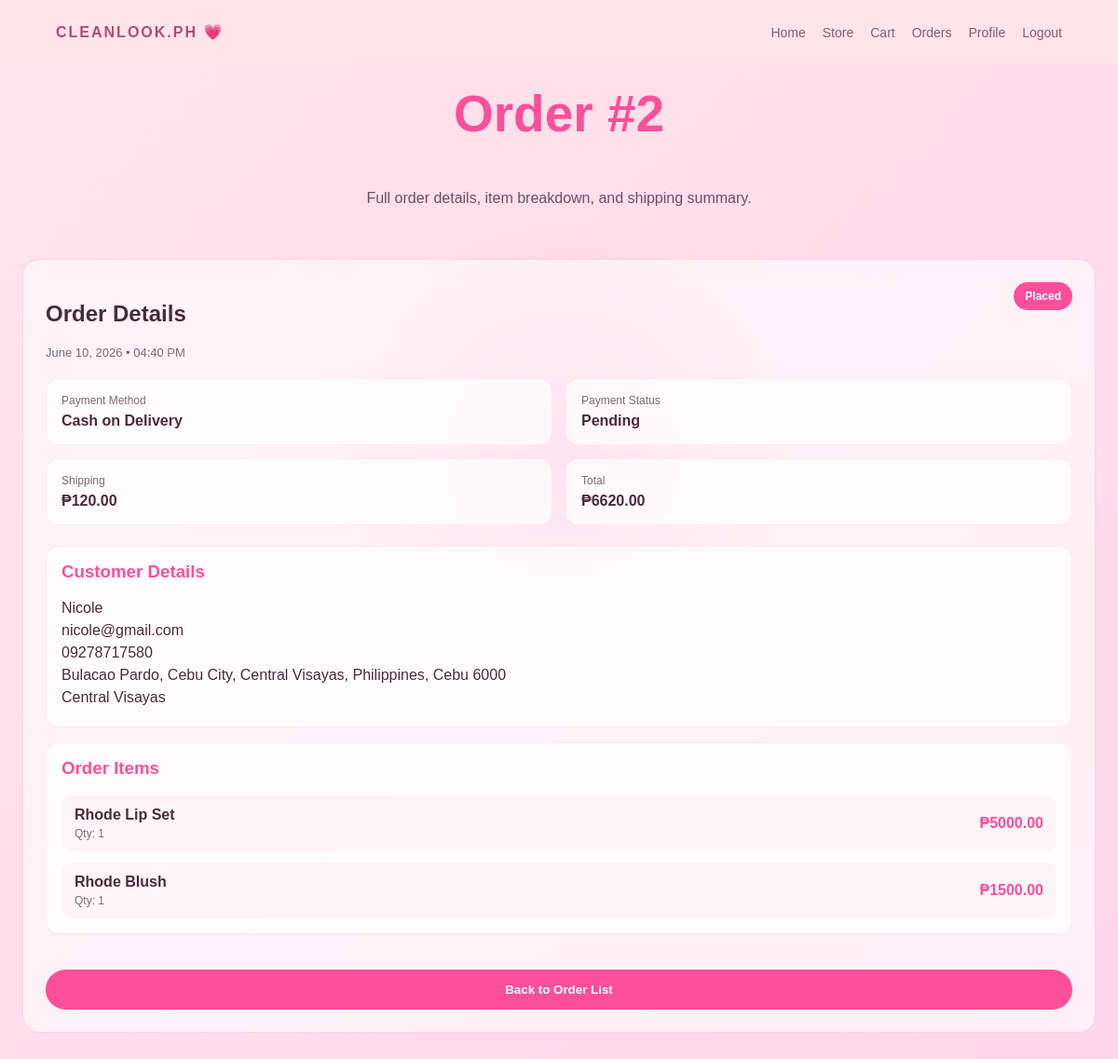
The app's page /orders/2/ (signed in) with its own data.
### checkout/models.py (models this page shows, shortened)
class Order(models.Model):
	class PaymentMethod(models.TextChoices):
		COD = "cod", "Cash on Delivery"
		GCASH = "gcash", "GCash"
		CARD = "card", "Card"
	class PaymentStatus(models.TextChoices):
		PENDING = "pending", "Pending"
		PAID = "paid", "Paid"
		FAILED = "failed", "Failed"
	class Status(models.TextChoices):
		PLACED = "placed", "Placed"
		PROCESSING = "processing", "Processing"
		COMPLETED = "completed", "Completed"
		CANCELLED = "cancelled", "Cancelled"
	user = models.ForeignKey(
		settings.AUTH_USER_MODEL,
		on_delete=models.CASCADE,
		related_name="orders"
	)
	full_name = models.CharField(max_length=255)
	email = models.EmailField()
	phone = models.CharField(max_length=32)
	address = models.CharField(max_length=255)
	city = models.CharField(max_length=100)
	province = models.CharField(max_length=100)
	zip_code = models.CharField(max_length=20)
	region = models.CharField(max_length=100, blank=True, default="")
	payment_method = models.CharField(
		max_length=20,
		choices=PaymentMethod.choices
	)
	payment_status = models.CharField(
		max_length=20,
		choices=PaymentStatus.choices,
		default=PaymentStatus.PENDING
	)
	status = models.CharField(
		max_length=20,
		choices=Status.choices,
		default=Status.PLACED
	)
	subtotal = models.DecimalField(max_digits=10, decimal_places=2)
	shipping_fee = models.DecimalField(max_digits=10, decimal_places=2, default=Decimal("120.00"))
	total = models.DecimalField(max_digits=10, decimal_places=2)
	gateway_provider = models.CharField(max_length=32, blank=True, default="")
	gateway_checkout_session_id = models.CharField(max_length=255, blank=True, default="", db_index=True)
	gateway_checkout_url = models.URLField(blank=True, default="")
	payment_details = models.JSONField(default=dict, blank=True)
	inventory_released = models.BooleanField(default=False)
	created_at = models.DateTimeField(auto_now_add=True)
	updated_at = models.DateTimeField(auto_now=True)

class OrderItem(models.Model):
	order = models.ForeignKey(Order, on_delete=models.CASCADE, related_name="items")
	product = models.ForeignKey(Product, on_delete=models.SET_NULL, null=True, blank=True)
	product_name = models.CharField(max_length=255)
	product_price = models.DecimalField(max_digits=10, decimal_places=2)
	quantity = models.PositiveIntegerField()
	line_total = models.DecimalField(max_digits=10, decimal_places=2)

### checkout/views.py (the view)
# urls.py: path("orders/<int:order_id>/", views.order_detail_view, name="order_detail"),
@login_required
def order_detail_view(request, order_id):
    order = get_object_or_404(
        request.user.orders.prefetch_related("items__product"),
        pk=order_id
    )
    return render(request, "checkout/order_detail.html", {
        "order": order,
    })

### checkout/templates/checkout/order_detail.html (shortened to what this page needs)
{% extends "checkout/base_checkout.html" %}
{% block content %}
<section class="cart-header">
    <h1>Order #{{ order.id }}</h1>
    <p>Full order details, item breakdown, and shipping summary.</p>
</section>
<section class="orders-layout">
    <main class="orders-detail-panel">
        <div class="panel-card">
            <div class="detail-head">
                <div>
                    <h2>Order Details</h2>
                    <p>{{ order.created_at|date:"F d, Y • h:i A" }}</p>
                </div>
                <span class="status-pill">{{ order.get_status_display }}</span>
            </div>
            <div class="order-meta-grid">
                <div>
                    <span class="meta-label">Payment Method</span>
                    <strong>{{ order.get_payment_method_display }}</strong>
                </div>
                <div>
                    <span class="meta-label">Payment Status</span>
                    <strong>{{ order.get_payment_status_display }}</strong>
                </div>
                <div>
                    <span class="meta-label">Shipping</span>
                    <strong>₱{{ order.shipping_fee }}</strong>
                </div>
                <div>
                    <span class="meta-label">Total</span>
                    <strong>₱{{ order.total }}</strong>
                </div>
            </div>
            <div class="detail-section">
                <h3>Customer Details</h3>
                <p>{{ order.full_name }}</p>
                <p>{{ order.email }}</p>
                <p>{{ order.phone }}</p>
                <p>{{ order.address }}, {{ order.city }}, {{ order.province }} {{ order.zip_code }}</p>
                <p>{{ order.region }}</p>
            </div>
            <div class="detail-section">
                <h3>Order Items</h3>
                <div class="order-items-list">
                    {% for item in order.items.all %}
                        <div class="order-item-row">
                            <div>
                                <strong>{{ item.product_name }}</strong>
                                <p>Qty: {{ item.quantity }}</p>
                            </div>
                            <span>₱{{ item.line_total }}</span>
                        </div>
                    {% endfor %}
                </div>
            </div>
            <div class="detail-actions">
                <button class="checkout-btn" onclick="window.location.href='/orders/'">Back to Order List</button>
            </div>
        </div>
    </main>
</section>
{% endblock %}

### cart/static/cart/cart.css (style rules this page uses)
body { margin: 0; font-family: Arial, sans-serif; background: linear-gradient(135deg, #ffe4ec, #ffd6e8); color: #4a2b3a; animation: pageFade 0.6s ease-out; }
body::before { content: ""; position: fixed; width: 500px; height: 500px; background: radial-gradient(circle, rgba(255,79,154,0.25), transparent 70%); top: 20%; left: 50%; transform: translateX(-50%); animation: floatGlow 7s ease-in-out infinite; z-index: 0; }
.cart-header { text-align: center; padding: 40px 20px; position: relative; z-index: 2; animation: headerUp 0.8s ease-out; }
.cart-header h1 { font-size: 55px; margin: 50px; color: #ff4f9a; }
.cart-header p { opacity: 0.8; }
.checkout-btn { width: 100%; padding: 14px; border: none; border-radius: 30px; background: #ff4f9a; color: white; font-weight: bold; margin-top: 20px; cursor: pointer; transition: 0.3s ease; }

### checkout/static/checkout/checkout.css (style rules this page uses)
.orders-layout { display: grid; grid-template-columns: 1fr; gap: 24px; padding: 0 24px 80px; position: relative; z-index: 2; min-height: calc(100vh - 160px); }
.panel-card { background: rgba(255, 255, 255, 0.6); backdrop-filter: blur(12px); border-radius: 18px; padding: 24px; border: 1px solid rgba(255, 79, 154, 0.2); }
.orders-list-panel, .orders-detail-panel { min-width: 0; }
.order-list-item span, .order-item-row span { font-weight: bold; color: #ff4f9a; }
.detail-head { display: flex; justify-content: space-between; gap: 16px; align-items: flex-start; margin-bottom: 20px; }
.detail-head p { margin: 4px 0 0; opacity: 0.7; font-size: 13px; }
.status-pill { display: inline-flex; align-items: center; padding: 8px 12px; border-radius: 999px; background: #ff4f9a; color: #fff; font-size: 12px; font-weight: bold; }
.order-meta-grid { display: grid; grid-template-columns: repeat(2, minmax(0, 1fr)); gap: 14px; margin-bottom: 22px; }
.order-meta-grid > div, .detail-section { background: rgba(255, 255, 255, 0.72); border-radius: 14px; padding: 16px; border: 1px solid rgba(255, 79, 154, 0.1); }
.meta-label { display: block; font-size: 12px; opacity: 0.7; margin-bottom: 6px; }
.detail-section { margin-bottom: 16px; }
.detail-section h3 { margin-top: 0; color: #ff4f9a; }
.detail-section p { margin: 6px 0; }
.order-items-list { display: flex; flex-direction: column; gap: 12px; }
.order-item-row { display: flex; justify-content: space-between; align-items: center; gap: 12px; padding: 12px 14px; border-radius: 12px; background: rgba(255, 244, 248, 0.9); }
.order-item-row p { margin: 4px 0 0; font-size: 12px; opacity: 0.7; }
.detail-actions { margin-top: 18px; }

### records on screen
Order: id "2", created_at "June 10, 2026 • 04:40 PM", status "Placed", payment_method "Cash on Delivery", payment_status "Pending", shipping_fee "120.00", total "6620.00", full_name "Nicole", email "nicole@gmail.com", phone "09278717580", address "Bulacao Pardo", city "Cebu City, Central Visayas, Philippines", province "Cebu", zip_code "6000", region "Central Visayas"
OrderItem: product_name "Rhode Lip Set", quantity "1", line_total "5000.00"
OrderItem: product_name "Rhode Blush", quantity "1", line_total "1500.00"
